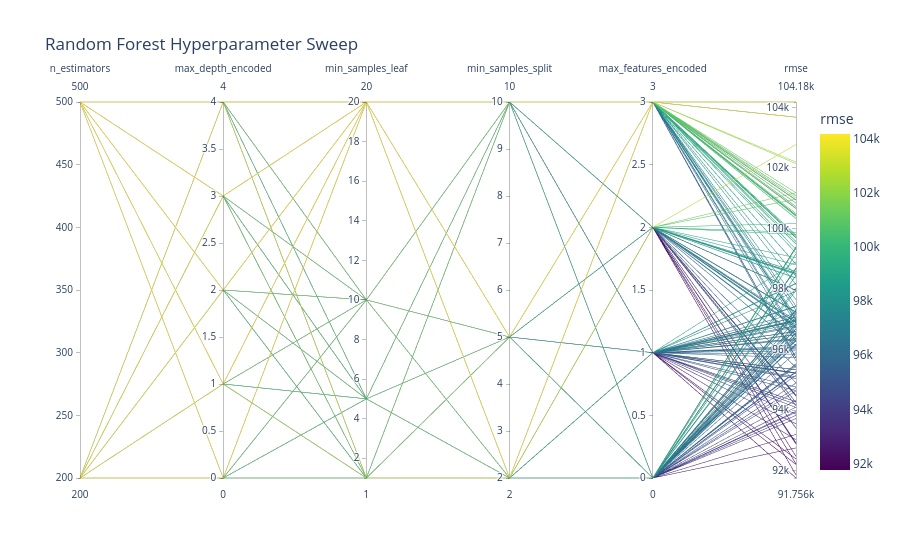

The cell this chart's notebook holds for it:
### Markdown cell above
We see that the model that got the least error is not the same as the model, which explains most of the variance in the data. This was a desing choice we made when doing grid search, that we dit it to minimize error and not to maximze the explained variance

### Code cell
warnings.filterwarnings("ignore")
df_encoded = utils_ml.encode_for_parallel_plot(grid_results_df)

fig = px.parallel_coordinates(
    df_encoded,
    dimensions=[
        "n_estimators", # Number of trees in the ensemble.
        "max_depth_encoded", # Maximum depth of the trees.
        "min_samples_leaf", # Minimum number of samples required to be at a leaf node.
        "min_samples_split", # Minimum number of samples required to split an internal node.
        "max_features_encoded", # Maximum number of features to consider for best split.
        "rmse"
    ],
    color="rmse",
    color_continuous_scale="Viridis",
    title="Random Forest Hyperparameter Sweep"
)

fig.show()
warnings.filterwarnings("default")

### Figure 1 — Plotly figure (JSON) as saved in the notebook; plotly's stock layout.template omitted (floating-point values rounded to 4 significant figures; data arrays with more than 128 entries replaced by an {"elided": "..."} marker saying what was removed)
{"data": [{"dimensions": [{"label": "n_estimators", "values": {"elided": "480 int values"}}, {"label": "max_depth_encoded", "values": {"elided": "480 int values"}}, {"label": "min_samples_leaf", "values": {"elided": "480 int values"}}, {"label": "min_samples_split", "values": {"elided": "480 int values"}}, {"label": "max_features_encoded", "values": {"elided": "480 int values"}}, {"label": "rmse", "values": {"elided": "480 float values"}}], "domain": {"x": [0, 1], "y": [0, 1]}, "line": {"color": {"elided": "480 float values"}, "coloraxis": "coloraxis"}, "name": "", "type": "parcoords"}], "layout": {"coloraxis": {"colorbar": {"title": {"text": "rmse"}}, "colorscale": [[0, "#440154"], [0.1111, "#482878"], [0.2222, "#3e4989"], [0.3333, "#31688e"], [0.4444, "#26828e"], [0.5556, "#1f9e89"], [0.6667, "#35b779"], [0.7778, "#6ece58"], [0.8889, "#b5de2b"], [1, "#fde725"]]}, "legend": {"tracegroupgap": 0}, "title": {"text": "Random Forest Hyperparameter Sweep"}}}
